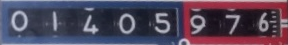
#> input picture custom_components/hass_espcam/test.png, 288 x 45 px
$ python test.py
#> lines starting #> are read from the running program, lines starting #| are printed output that depends on the picture; after the words box and inside, x2 and y2 are one past the last pixel; in counts of white or black regions, pixels touching at a corner belong together
import re

import cv2
import numpy as np
import pytesseract

if __name__ == '__main__':
    image = cv2.imread('test.png')
#> image is the input picture: shape (45, 288, 3); mean B, G, R 91.1, 70.4, 82.5
    gray = cv2.cvtColor(image, cv2.COLOR_BGR2GRAY)
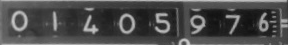
#> gray: shape (45, 288); min 17, max 204, mean 76.4
    blur = cv2.GaussianBlur(gray, (5, 5), 0)
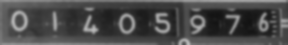
#> blur: shape (45, 288); min 18, max 185, mean 75.7
    thresh = cv2.adaptiveThreshold(blur, 255, 1, 1, 11, 2)
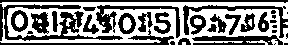
#> thresh: shape (45, 288); 51.6% white; 32 black regions (11 under 20 px), largest, box (x1, y1, x2, y2) and area: (0, 4, 123, 41) 1169, (96, 5, 180, 38) 620, (192, 35, 283, 45) 586

    erode = cv2.erode(thresh, np.array((7, 7)), iterations=1)
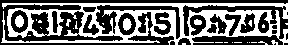
#> erode: shape (45, 288); 41.8% white; 27 white regions (21 under 20 px), largest, box (x1, y1, x2, y2) and area: (1, 3, 288, 45) 5045, (15, 15, 24, 28) 86, (123, 18, 132, 31) 83, (194, 19, 202, 25) 39, (66, 19, 71, 27) 23, (271, 40, 278, 45) 21
#> (the run stopped early here; a loop or call above may not have finished)
